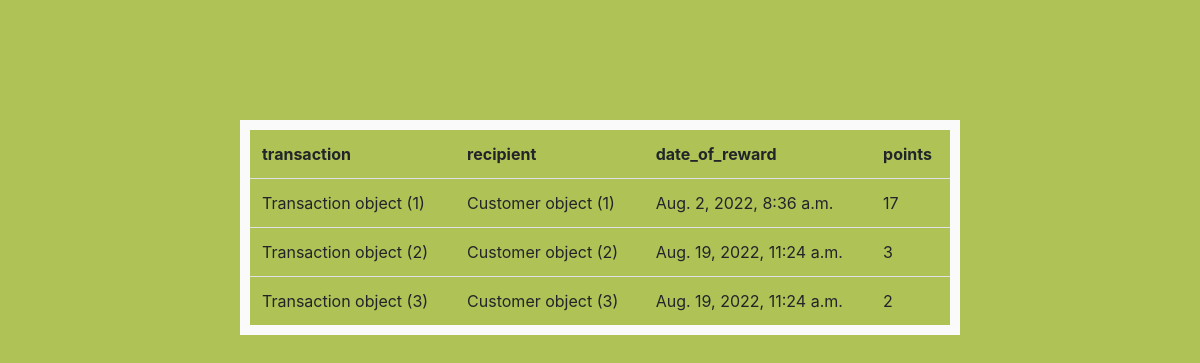
Screenshot of /wallet/reward/ with the database file from the repository.
### wallet/models.py (models this page shows)
class Reward(models.Model):
    transaction= models.ForeignKey("Transaction",on_delete=models.CASCADE,related_name='Reward_transaction')
    recipient = models.ForeignKey("Customer",on_delete=models.CASCADE,related_name='Reward_recipient')
    date_of_reward = models.DateTimeField()
    points = models.IntegerField()

class Transaction(models.Model):
    message = models.CharField(max_length=600)
    wallet = models.ForeignKey("Wallet",on_delete=models.CASCADE,related_name='Transaction_wallet')
    transaction_description = models.CharField(max_length=270)
    transaction_amount = models.BigIntegerField()
    transaction_type = models.CharField(max_length=30)
    origin_account = models.ForeignKey("Wallet", on_delete=models.CASCADE,related_name='Transaction_origin')
    destination_account = models.ForeignKey("Wallet", on_delete=models.CASCADE,related_name='Transaction_destination')

class Customer(models.Model):
    first_name=models.CharField(max_length=20)
    last_name=models.CharField(max_length=20)
    address=models.TextField()
    password = models.CharField(max_length=8)
    email=models.EmailField(max_length=254)
    phone_number=models.CharField(max_length=13)
    gender=models.CharField(max_length=10)
    age=models.PositiveSmallIntegerField()
    nationality = models.CharField(max_length=2)
    employment=models.BooleanField()
    profile_picture = models.ImageField(default='default.jpg',upload_to='profile pics')

### wallet/views.py (the view)
def list_rewards(request):
    rewards= Reward.objects.all()
    return render (request,"wallet/list_reward.html",{"rewards":rewards})

### wallet/templates/wallet/list_reward.html (shortened to what this page needs)
<!DOCTYPE html>
<html lang="en">
<head>
    <link rel="stylesheet" href="https://cdn.jsdelivr.net/npm/bootstrap@4.3.1/dist/css/bootstrap.min.css">
</head>
<body style="background-color:rgb(174, 194, 86)">
    <table class="table" style="height: 10rem;margin: 40px; width: 60%; position: fixed; margin-left: 20%; margin-top: 10%; border: 10px solid rgb(251, 250, 250); " >
            <th scope="col",1 of 4> transaction </t>
            <th scope="col", 2 of 4>recipient</th>
            <th scope="col">date_of_reward</td>
            <th scope="col">points </th>
            {% for reward in rewards %}
            <tr>
                <td>{{reward.transaction}}</td>
                <td>{{reward.recipient}}</td>
                <td>{{reward.date_of_reward}}</td>
                <td>{{reward.points}}</td>
            </tr>
            {%endfor%}
    </table>
</body>
</html>

### rows the page displays
Reward: transaction "Transaction object (1)", recipient "Customer object (1)", date_of_reward "Aug. 2, 2022, 8:36 a.m.", points "17"
Reward: transaction "Transaction object (2)", recipient "Customer object (2)", date_of_reward "Aug. 19, 2022, 11:24 a.m.", points "3"
Reward: transaction "Transaction object (3)", recipient "Customer object (3)", date_of_reward "Aug. 19, 2022, 11:24 a.m.", points "2"
